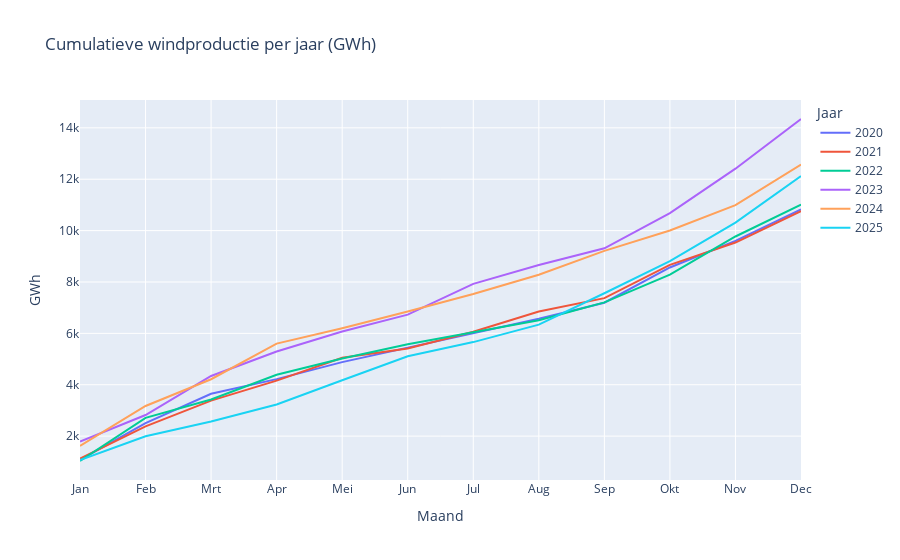

Write notebook code for a chart like this one.
### Code cell
vt.plot_interactive(energytype="wind",lang=lang, short=short,layout="cumulative")

### Figure 1 — Plotly figure (JSON) as saved in the notebook; plotly's stock layout.template omitted (floating-point values rounded to 4 significant figures)
{"data": [{"hovertemplate": "Jaar=2020<br>Maand=%{x}<br>GWh=%{y}<extra></extra>", "legendgroup": "2020", "line": {"color": "#636efa", "dash": "solid"}, "marker": {"symbol": "circle"}, "mode": "lines", "name": "2020", "orientation": "v", "showlegend": true, "type": "scatter", "x": ["Jan", "Feb", "Mrt", "Apr", "Mei", "Jun", "Jul", "Aug", "Sep", "Okt", "Nov", "Dec"], "xaxis": "x", "y": [1075.0, 2507.0, 3648.0, 4218.0, 4881.0, 5436.0, 6010.0, 6567.0, 7193.0, 8565.0, 9599.0, 10820.0], "yaxis": "y"}, {"hovertemplate": "Jaar=2021<br>Maand=%{x}<br>GWh=%{y}<extra></extra>", "legendgroup": "2021", "line": {"color": "#EF553B", "dash": "solid"}, "marker": {"symbol": "circle"}, "mode": "lines", "name": "2021", "orientation": "v", "showlegend": true, "type": "scatter", "x": ["Jan", "Feb", "Mrt", "Apr", "Mei", "Jun", "Jul", "Aug", "Sep", "Okt", "Nov", "Dec"], "xaxis": "x", "y": [1124.0, 2379.0, 3383.0, 4161.0, 5050.0, 5408.0, 6064.0, 6851.0, 7371.0, 8665.0, 9534.0, 10760.0], "yaxis": "y"}, {"hovertemplate": "Jaar=2022<br>Maand=%{x}<br>GWh=%{y}<extra></extra>", "legendgroup": "2022", "line": {"color": "#00cc96", "dash": "solid"}, "marker": {"symbol": "circle"}, "mode": "lines", "name": "2022", "orientation": "v", "showlegend": true, "type": "scatter", "x": ["Jan", "Feb", "Mrt", "Apr", "Mei", "Jun", "Jul", "Aug", "Sep", "Okt", "Nov", "Dec"], "xaxis": "x", "y": [1031.0, 2711.0, 3428.0, 4389.0, 5019.0, 5576.0, 6046.0, 6513.0, 7206.0, 8287.0, 9771.0, 11010.0], "yaxis": "y"}, {"hovertemplate": "Jaar=2023<br>Maand=%{x}<br>GWh=%{y}<extra></extra>", "legendgroup": "2023", "line": {"color": "#ab63fa", "dash": "solid"}, "marker": {"symbol": "circle"}, "mode": "lines", "name": "2023", "orientation": "v", "showlegend": true, "type": "scatter", "x": ["Jan", "Feb", "Mrt", "Apr", "Mei", "Jun", "Jul", "Aug", "Sep", "Okt", "Nov", "Dec"], "xaxis": "x", "y": [1788.0, 2821.0, 4343.0, 5294.0, 6076.0, 6730.0, 7925.0, 8661.0, 9312.0, 10680.0, 12410.0, 14340.0], "yaxis": "y"}, {"hovertemplate": "Jaar=2024<br>Maand=%{x}<br>GWh=%{y}<extra></extra>", "legendgroup": "2024", "line": {"color": "#FFA15A", "dash": "solid"}, "marker": {"symbol": "circle"}, "mode": "lines", "name": "2024", "orientation": "v", "showlegend": true, "type": "scatter", "x": ["Jan", "Feb", "Mrt", "Apr", "Mei", "Jun", "Jul", "Aug", "Sep", "Okt", "Nov", "Dec"], "xaxis": "x", "y": [1615.0, 3174.0, 4214.0, 5602.0, 6202.0, 6850.0, 7532.0, 8281.0, 9210.0, 10000.0, 10990.0, 12570.0], "yaxis": "y"}, {"hovertemplate": "Jaar=2025<br>Maand=%{x}<br>GWh=%{y}<extra></extra>", "legendgroup": "2025", "line": {"color": "#19d3f3", "dash": "solid"}, "marker": {"symbol": "circle"}, "mode": "lines", "name": "2025", "orientation": "v", "showlegend": true, "type": "scatter", "x": ["Jan", "Feb", "Mrt", "Apr", "Mei", "Jun", "Jul", "Aug", "Sep", "Okt", "Nov", "Dec"], "xaxis": "x", "y": [1068.0, 1996.0, 2569.0, 3229.0, 4173.0, 5111.0, 5660.0, 6338.0, 7562.0, 8815.0, 10310.0, 12120.0], "yaxis": "y"}], "layout": {"hovermode": "closest", "legend": {"title": {"text": "Jaar"}, "tracegroupgap": 0}, "title": {"text": "Cumulatieve windproductie per jaar (GWh)"}, "xaxis": {"anchor": "y", "domain": [0, 1], "title": {"text": "Maand"}}, "yaxis": {"anchor": "x", "domain": [0, 1], "title": {"text": "GWh"}}}}
